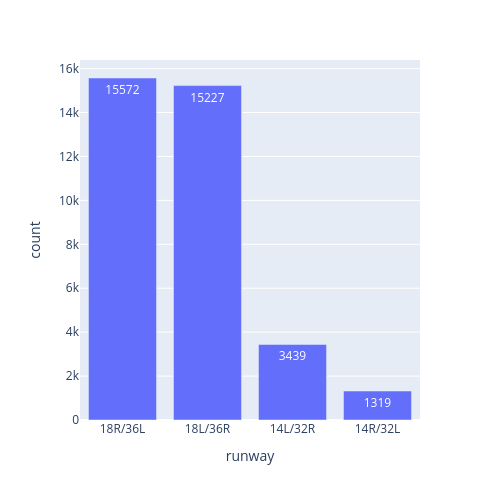

The notebook cell this image was saved under:
### Markdown cell above
Vemos la distribución de las pistas

### Code cell
# para no contar 2 veces la misma pista cuando pasa por 2 puntos antes de despegar
counts = df.drop_duplicates(subset=['runway', 'despegue', 'ICAO'])['runway'].value_counts().reset_index()
counts.columns = ['runway', 'count']
fig = px.bar(counts, x='runway', y='count', text='count',width=500, height=500)
fig.show()

### Figure 1 — Plotly figure (JSON) as saved in the notebook; plotly's stock layout.template omitted (floating-point values rounded to 4 significant figures)
{"data": [{"hovertemplate": "runway=%{x}<br>count=%{text}<extra></extra>", "legendgroup": "", "marker": {"color": "#636efa", "pattern": {"shape": ""}}, "name": "", "orientation": "v", "showlegend": false, "text": [15570.0, 15230.0, 3439.0, 1319.0], "textposition": "auto", "type": "bar", "x": ["18R/36L", "18L/36R", "14L/32R", "14R/32L"], "xaxis": "x", "y": [15572, 15227, 3439, 1319], "yaxis": "y"}], "layout": {"barmode": "relative", "height": 500, "legend": {"tracegroupgap": 0}, "margin": {"t": 60}, "width": 500, "xaxis": {"anchor": "y", "domain": [0, 1], "title": {"text": "runway"}}, "yaxis": {"anchor": "x", "domain": [0, 1], "title": {"text": "count"}}}}
